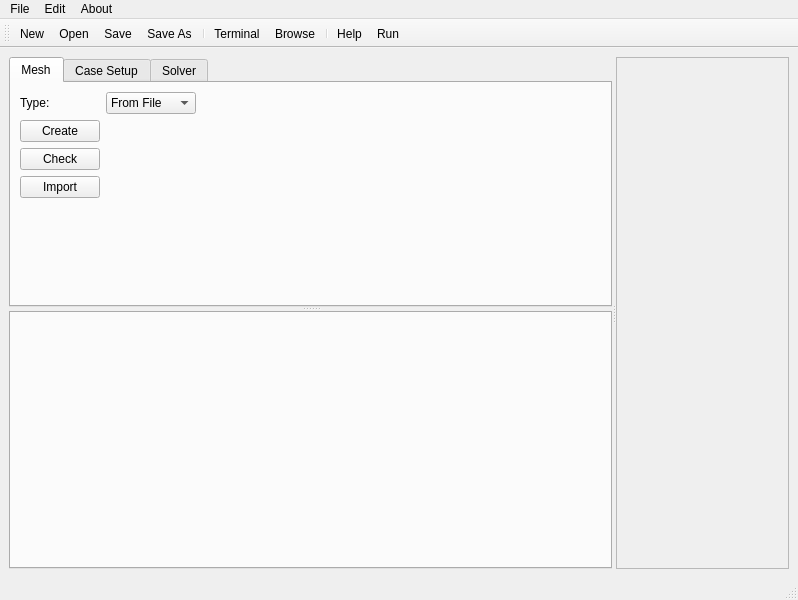
<?xml version="1.0" encoding="UTF-8"?>
<ui version="4.0">
 <class>petroFoamUI</class>
 <widget class="QMainWindow" name="petroFoamUI">
  <property name="geometry">
   <rect>
    <x>0</x>
    <y>0</y>
    <width>798</width>
    <height>600</height>
   </rect>
  </property>
  <property name="windowTitle">
   <string>petroFOAM</string>
  </property>
  <widget class="QWidget" name="centralwidget">
   <layout class="QHBoxLayout" name="horizontalLayout">
    <item>
     <widget class="QSplitter" name="splitter">
      <property name="font">
       <font>
        <pointsize>9</pointsize>
       </font>
      </property>
      <property name="orientation">
       <enum>Qt::Horizontal</enum>
      </property>
      <widget class="QWidget" name="widget" native="true">
       <property name="minimumSize">
        <size>
         <width>150</width>
         <height>0</height>
        </size>
       </property>
       <layout class="QVBoxLayout" name="verticalLayout">
        <property name="margin">
         <number>0</number>
        </property>
        <item>
         <widget class="QSplitter" name="splitter_2">
          <property name="orientation">
           <enum>Qt::Vertical</enum>
          </property>
          <widget class="QTabWidget" name="tabWidget">
           <property name="currentIndex">
            <number>0</number>
           </property>
           <widget class="QWidget" name="tab">
            <attribute name="title">
             <string>Mesh</string>
            </attribute>
            <layout class="QGridLayout" name="gridLayout_2">
             <item row="1" column="0">
              <widget class="QPushButton" name="pushButton_create">
               <property name="text">
                <string>Create</string>
               </property>
               <property name="icon">
                <iconset resource="resources.qrc">
                 <normaloff>:/newPrefix/images/fromHelyx/new16.png</normaloff>:/newPrefix/images/fromHelyx/new16.png</iconset>
               </property>
              </widget>
             </item>
             <item row="0" column="1">
              <widget class="QComboBox" name="comboBoxMesh">
               <item>
                <property name="text">
                 <string>From File</string>
                </property>
               </item>
               <item>
                <property name="text">
                 <string>Base Mesh</string>
                </property>
               </item>
              </widget>
             </item>
             <item row="0" column="0">
              <widget class="QLabel" name="label">
               <property name="text">
                <string>Type:</string>
               </property>
              </widget>
             </item>
             <item row="3" column="0">
              <widget class="QPushButton" name="pushButton_import">
               <property name="enabled">
                <bool>true</bool>
               </property>
               <property name="text">
                <string>Import</string>
               </property>
               <property name="icon">
                <iconset resource="resources.qrc">
                 <normaloff>:/newPrefix/images/fromHelyx/import16.png</normaloff>:/newPrefix/images/fromHelyx/import16.png</iconset>
               </property>
              </widget>
             </item>
             <item row="0" column="3">
              <layout class="QGridLayout" name="gridLayout"/>
             </item>
             <item row="2" column="0">
              <widget class="QPushButton" name="pushButton_check">
               <property name="text">
                <string>Check</string>
               </property>
               <property name="icon">
                <iconset resource="resources.qrc">
                 <normaloff>:/newPrefix/images/fromHelyx/tick16.png</normaloff>:/newPrefix/images/fromHelyx/tick16.png</iconset>
               </property>
              </widget>
             </item>
             <item row="0" column="2">
              <spacer name="horizontalSpacer_3">
               <property name="orientation">
                <enum>Qt::Horizontal</enum>
               </property>
               <property name="sizeHint" stdset="0">
                <size>
                 <width>40</width>
                 <height>20</height>
                </size>
               </property>
              </spacer>
             </item>
             <item row="1" column="1" colspan="2">
              <spacer name="horizontalSpacer">
               <property name="orientation">
                <enum>Qt::Horizontal</enum>
               </property>
               <property name="sizeHint" stdset="0">
                <size>
                 <width>40</width>
                 <height>20</height>
                </size>
               </property>
              </spacer>
             </item>
             <item row="4" column="0">
              <spacer name="verticalSpacer">
               <property name="orientation">
                <enum>Qt::Vertical</enum>
               </property>
               <property name="sizeHint" stdset="0">
                <size>
                 <width>20</width>
                 <height>40</height>
                </size>
               </property>
              </spacer>
             </item>
            </layout>
           </widget>
           <widget class="QWidget" name="tab_2">
            <attribute name="title">
             <string>Case Setup</string>
            </attribute>
           </widget>
           <widget class="QWidget" name="tab_3">
            <attribute name="title">
             <string>Solver</string>
            </attribute>
           </widget>
          </widget>
          <widget class="QWidget" name="widget_3" native="true">
           <layout class="QHBoxLayout" name="horizontalLayout_2">
            <item>
             <widget class="QTabWidget" name="tabWidget_2">
              <property name="minimumSize">
               <size>
                <width>0</width>
                <height>200</height>
               </size>
              </property>
              <property name="currentIndex">
               <number>-1</number>
              </property>
              <property name="documentMode">
               <bool>false</bool>
              </property>
              <property name="tabsClosable">
               <bool>true</bool>
              </property>
              <property name="movable">
               <bool>true</bool>
              </property>
             </widget>
            </item>
           </layout>
          </widget>
         </widget>
        </item>
       </layout>
      </widget>
      <widget class="QWidget" name="widget_2" native="true">
       <property name="minimumSize">
        <size>
         <width>150</width>
         <height>0</height>
        </size>
       </property>
       <property name="baseSize">
        <size>
         <width>0</width>
         <height>0</height>
        </size>
       </property>
       <layout class="QVBoxLayout" name="verticalLayout_2">
        <item>
         <widget class="QScrollArea" name="scrollArea">
          <property name="widgetResizable">
           <bool>true</bool>
          </property>
          <widget class="QWidget" name="scrollAreaWidgetContents">
           <property name="geometry">
            <rect>
             <x>0</x>
             <y>0</y>
             <width>130</width>
             <height>464</height>
            </rect>
           </property>
          </widget>
         </widget>
        </item>
       </layout>
      </widget>
     </widget>
    </item>
   </layout>
  </widget>
  <widget class="QMenuBar" name="menubar">
   <property name="geometry">
    <rect>
     <x>0</x>
     <y>0</y>
     <width>798</width>
     <height>25</height>
    </rect>
   </property>
   <widget class="QMenu" name="menuFile">
    <property name="title">
     <string>File</string>
    </property>
    <addaction name="separator"/>
    <addaction name="actionNew"/>
    <addaction name="actionOpen"/>
    <addaction name="actionSave"/>
    <addaction name="actionSave_As"/>
    <addaction name="actionExit"/>
   </widget>
   <widget class="QMenu" name="menuEdit">
    <property name="title">
     <string>Edit</string>
    </property>
   </widget>
   <widget class="QMenu" name="menuAbout">
    <property name="title">
     <string>About</string>
    </property>
   </widget>
   <addaction name="menuFile"/>
   <addaction name="menuEdit"/>
   <addaction name="menuAbout"/>
  </widget>
  <widget class="QStatusBar" name="statusbar"/>
  <widget class="QToolBar" name="toolBar">
   <property name="font">
    <font>
     <pointsize>9</pointsize>
    </font>
   </property>
   <property name="windowTitle">
    <string>toolBar</string>
   </property>
   <property name="iconSize">
    <size>
     <width>20</width>
     <height>20</height>
    </size>
   </property>
   <property name="toolButtonStyle">
    <enum>Qt::ToolButtonTextUnderIcon</enum>
   </property>
   <attribute name="toolBarArea">
    <enum>TopToolBarArea</enum>
   </attribute>
   <attribute name="toolBarBreak">
    <bool>false</bool>
   </attribute>
   <addaction name="actionNew"/>
   <addaction name="actionOpen"/>
   <addaction name="actionSave"/>
   <addaction name="actionSave_As"/>
   <addaction name="separator"/>
   <addaction name="actionTerminal"/>
   <addaction name="actionBrowse"/>
   <addaction name="separator"/>
   <addaction name="actionHelp"/>
   <addaction name="actionRun"/>
  </widget>
  <action name="actionNew">
   <property name="icon">
    <iconset>
     <normaloff>images/fromHelyx/new16.png</normaloff>images/fromHelyx/new16.png</iconset>
   </property>
   <property name="text">
    <string>New</string>
   </property>
  </action>
  <action name="actionOpen">
   <property name="icon">
    <iconset>
     <normaloff>images/fromHelyx/open16.png</normaloff>images/fromHelyx/open16.png</iconset>
   </property>
   <property name="text">
    <string>Open</string>
   </property>
  </action>
  <action name="actionSave">
   <property name="icon">
    <iconset>
     <normaloff>images/fromHelyx/save16.png</normaloff>images/fromHelyx/save16.png</iconset>
   </property>
   <property name="text">
    <string>Save</string>
   </property>
  </action>
  <action name="actionSave_As">
   <property name="icon">
    <iconset>
     <normaloff>images/fromHelyx/saveAs16.png</normaloff>images/fromHelyx/saveAs16.png</iconset>
   </property>
   <property name="text">
    <string>Save As</string>
   </property>
  </action>
  <action name="actionExit">
   <property name="text">
    <string>Exit</string>
   </property>
  </action>
  <action name="actionTerminal">
   <property name="icon">
    <iconset>
     <normaloff>images/fromHelyx/terminal16.png</normaloff>images/fromHelyx/terminal16.png</iconset>
   </property>
   <property name="text">
    <string>Terminal</string>
   </property>
   <property name="toolTip">
    <string>Terminal</string>
   </property>
  </action>
  <action name="actionBrowse">
   <property name="icon">
    <iconset>
     <normaloff>images/fromHelyx/browseFolder16.png</normaloff>images/fromHelyx/browseFolder16.png</iconset>
   </property>
   <property name="text">
    <string>Browse</string>
   </property>
   <property name="toolTip">
    <string>Browse</string>
   </property>
  </action>
  <action name="actionHelp">
   <property name="icon">
    <iconset>
     <normaloff>images/fromHelyx/info16.png</normaloff>images/fromHelyx/info16.png</iconset>
   </property>
   <property name="text">
    <string>Help</string>
   </property>
   <property name="toolTip">
    <string>Help</string>
   </property>
  </action>
  <action name="actionChangeMeshType">
   <property name="text">
    <string>changeMeshType</string>
   </property>
  </action>
  <action name="actionRun">
   <property name="icon">
    <iconset resource="resources.qrc">
     <normaloff>:/newPrefix/images/fromHelyx/next16.png</normaloff>:/newPrefix/images/fromHelyx/next16.png</iconset>
   </property>
   <property name="text">
    <string>Run</string>
   </property>
   <property name="toolTip">
    <string>Run</string>
   </property>
  </action>
 </widget>
 <resources>
  <include location="resources.qrc"/>
 </resources>
 <connections>
  <connection>
   <sender>comboBoxMesh</sender>
   <signal>currentIndexChanged(int)</signal>
   <receiver>petroFoamUI</receiver>
   <slot>updateMeshPanel()</slot>
   <hints>
    <hint type="sourcelabel">
     <x>197</x>
     <y>147</y>
    </hint>
    <hint type="destinationlabel">
     <x>398</x>
     <y>299</y>
    </hint>
   </hints>
  </connection>
  <connection>
   <sender>actionExit</sender>
   <signal>activated()</signal>
   <receiver>petroFoamUI</receiver>
   <slot>close()</slot>
   <hints>
    <hint type="sourcelabel">
     <x>-1</x>
     <y>-1</y>
    </hint>
    <hint type="destinationlabel">
     <x>398</x>
     <y>299</y>
    </hint>
   </hints>
  </connection>
  <connection>
   <sender>pushButton_import</sender>
   <signal>pressed()</signal>
   <receiver>petroFoamUI</receiver>
   <slot>importMesh()</slot>
   <hints>
    <hint type="sourcelabel">
     <x>66</x>
     <y>246</y>
    </hint>
    <hint type="destinationlabel">
     <x>442</x>
     <y>79</y>
    </hint>
   </hints>
  </connection>
  <connection>
   <sender>actionOpen</sender>
   <signal>activated()</signal>
   <receiver>petroFoamUI</receiver>
   <slot>openCase()</slot>
   <hints>
    <hint type="sourcelabel">
     <x>-1</x>
     <y>-1</y>
    </hint>
    <hint type="destinationlabel">
     <x>398</x>
     <y>299</y>
    </hint>
   </hints>
  </connection>
  <connection>
   <sender>actionSave</sender>
   <signal>activated()</signal>
   <receiver>petroFoamUI</receiver>
   <slot>saveCase()</slot>
   <hints>
    <hint type="sourcelabel">
     <x>-1</x>
     <y>-1</y>
    </hint>
    <hint type="destinationlabel">
     <x>398</x>
     <y>299</y>
    </hint>
   </hints>
  </connection>
  <connection>
   <sender>actionSave_As</sender>
   <signal>activated()</signal>
   <receiver>petroFoamUI</receiver>
   <slot>saveAsCase()</slot>
   <hints>
    <hint type="sourcelabel">
     <x>-1</x>
     <y>-1</y>
    </hint>
    <hint type="destinationlabel">
     <x>398</x>
     <y>299</y>
    </hint>
   </hints>
  </connection>
  <connection>
   <sender>actionTerminal</sender>
   <signal>activated()</signal>
   <receiver>petroFoamUI</receiver>
   <slot>openTerminal()</slot>
   <hints>
    <hint type="sourcelabel">
     <x>-1</x>
     <y>-1</y>
    </hint>
    <hint type="destinationlabel">
     <x>398</x>
     <y>299</y>
    </hint>
   </hints>
  </connection>
  <connection>
   <sender>actionBrowse</sender>
   <signal>activated()</signal>
   <receiver>petroFoamUI</receiver>
   <slot>openBrowse()</slot>
   <hints>
    <hint type="sourcelabel">
     <x>-1</x>
     <y>-1</y>
    </hint>
    <hint type="destinationlabel">
     <x>398</x>
     <y>299</y>
    </hint>
   </hints>
  </connection>
  <connection>
   <sender>actionNew</sender>
   <signal>activated()</signal>
   <receiver>petroFoamUI</receiver>
   <slot>newCase()</slot>
   <hints>
    <hint type="sourcelabel">
     <x>-1</x>
     <y>-1</y>
    </hint>
    <hint type="destinationlabel">
     <x>398</x>
     <y>299</y>
    </hint>
   </hints>
  </connection>
  <connection>
   <sender>pushButton_create</sender>
   <signal>pressed()</signal>
   <receiver>petroFoamUI</receiver>
   <slot>createMesh()</slot>
   <hints>
    <hint type="sourcelabel">
     <x>76</x>
     <y>174</y>
    </hint>
    <hint type="destinationlabel">
     <x>0</x>
     <y>204</y>
    </hint>
   </hints>
  </connection>
  <connection>
   <sender>pushButton_check</sender>
   <signal>pressed()</signal>
   <receiver>petroFoamUI</receiver>
   <slot>checkMesh()</slot>
   <hints>
    <hint type="sourcelabel">
     <x>37</x>
     <y>201</y>
    </hint>
    <hint type="destinationlabel">
     <x>6</x>
     <y>197</y>
    </hint>
   </hints>
  </connection>
  <connection>
   <sender>actionRun</sender>
   <signal>activated()</signal>
   <receiver>petroFoamUI</receiver>
   <slot>runCase()</slot>
   <hints>
    <hint type="sourcelabel">
     <x>-1</x>
     <y>-1</y>
    </hint>
    <hint type="destinationlabel">
     <x>398</x>
     <y>299</y>
    </hint>
   </hints>
  </connection>
 </connections>
 <slots>
  <slot>importMesh()</slot>
  <slot>openCase()</slot>
  <slot>saveCase()</slot>
  <slot>saveAsCase()</slot>
  <slot>exitCase()</slot>
  <slot>openTerminal()</slot>
  <slot>openBrowse()</slot>
  <slot>openHelp()</slot>
  <slot>updateMeshPanel()</slot>
  <slot>newCase()</slot>
  <slot>createMesh()</slot>
  <slot>checkMesh()</slot>
  <slot>runCase()</slot>
 </slots>
</ui>
